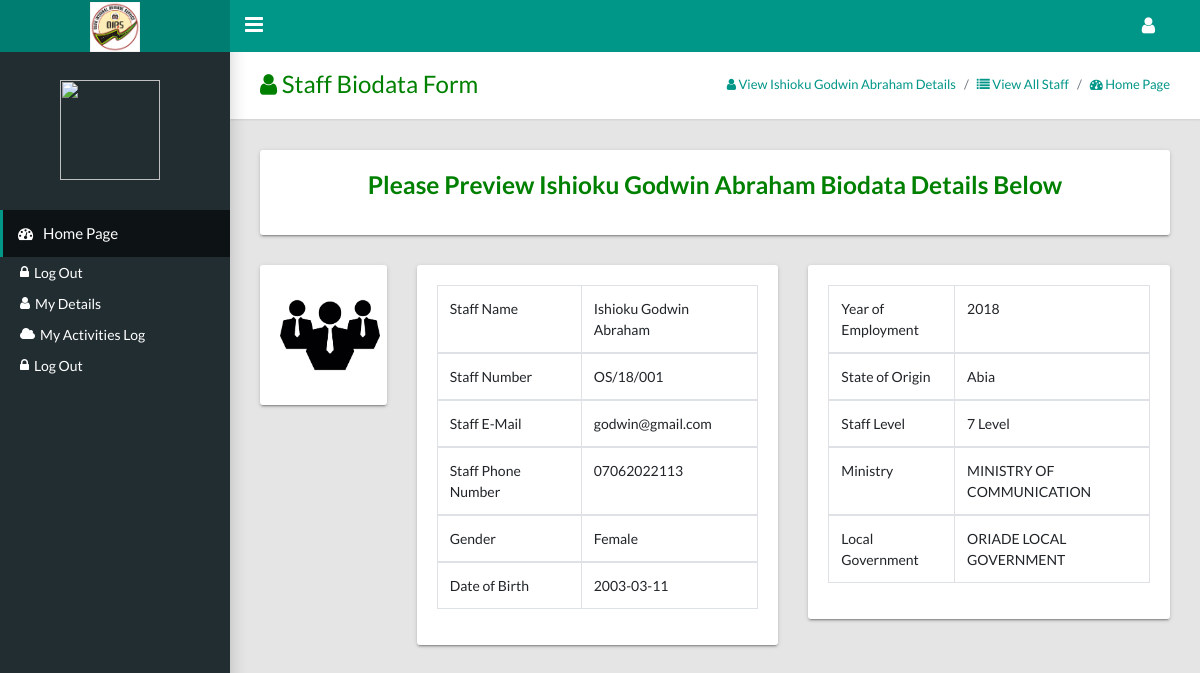
The page /director/staff-details.php?staff_number=OS/18/001 on the database its author committed.
### tables this page shows
CREATE TABLE `staff_biodata` (
  `staff_id` int(255) NOT NULL,
  `staff_passport` text NOT NULL,
  `staff_name` varchar(255) NOT NULL,
  `staff_number` varchar(255) NOT NULL,
  `sex` varchar(6) NOT NULL,
  `birth_date` varchar(255) NOT NULL,
  `local_govt_id` int(255) NOT NULL,
  `ministry_id` int(255) NOT NULL,
  `year_of_employment` varchar(255) NOT NULL,
  `category_id` int(255) NOT NULL,
  `staff_email` varchar(255) NOT NULL,
  `staff_phone` varchar(255) NOT NULL,
  `state_origin` varchar(255) NOT NULL,
  `staff_level` varchar(255) NOT NULL,
  `type_id` int(255) NOT NULL,
  `time_added` timestamp NOT NULL DEFAULT CURRENT_TIMESTAMP ON UPDATE CURRENT_TIMESTAMP
);

CREATE TABLE `ministry` (
  `ministry_id` int(255) NOT NULL,
  `ministry_name` text NOT NULL,
  `ministry_code` varchar(255) NOT NULL,
  `ministry_logo` text NOT NULL,
  `time_added` timestamp NOT NULL DEFAULT CURRENT_TIMESTAMP ON UPDATE CURRENT_TIMESTAMP
);

CREATE TABLE `local_govt` (
  `local_govt_id` int(255) NOT NULL,
  `local_govt_name` text NOT NULL,
  `local_govt_code` varchar(255) NOT NULL,
  `time_added` timestamp NOT NULL DEFAULT CURRENT_TIMESTAMP ON UPDATE CURRENT_TIMESTAMP
);

### ict-department/libs_dev/staff/staff_class.php (called while the page is built, shortened)
<?php
	class staffBiodataIGR
	{
		public $db;
		function __construct($db)
		{
			$this->db=$db;
		}
		public function seestaff_biodataDetails($staff_number)
		{
			try {
				$gettingstaff_biodataDetails = $this->db->prepare("SELECT * FROM staff_biodata WHERE staff_number=:staff_number");
				$arrGet = array(':staff_number'=>$staff_number);
				$gettingstaff_biodataDetails->execute($arrGet);
				$see_staff_biodata = $gettingstaff_biodataDetails->fetch();
				return $see_staff_biodata;
			} catch (PDOException $e) {
				$_SESSION['error']= $e->getMessage();
			}
		}
	}
?>

### ict-department/libs_dev/local-ministry/local_ministry_class.php (called while the page is built, shortened)
<?php
	class stateMinistry
	{
		public $db;
		function __construct($db)
		{
			$this->db=$db;
		}
		public function gettingMinistryIDDetails($ministry_id)
		{
			try {
				$gettingMinistry = $this->db->prepare("SELECT * FROM ministry WHERE ministry_id=:ministry_id");
				$getMin = array(':ministry_id'=>$ministry_id);
				$gettingMinistry->execute($getMin);
				$gold = $gettingMinistry->fetch();
				return $gold;
			} catch (PDOException $e) {
				$_SESSION['error'] = $e->getMessage();
			}
		}
	}
	class localMinistry extends stateMinistry{
		public function gettingLocalGocyIDDetails($local_govt_id)
		{
			try {
				$gettingMinistry = $this->db->prepare("SELECT * FROM local_govt WHERE local_govt_id=:local_govt_id");
				$getMin = array(':local_govt_id'=>$local_govt_id);
				$gettingMinistry->execute($getMin);
				$gold = $gettingMinistry->fetch();
				return $gold;
			} catch (PDOException $e) {
				$_SESSION['error'] = $e->getMessage();
			}
		}
	}
?>

### director/staff-details.php (the view, shortened to what this page needs)
<?php
	require '../header.php';
    require '../ict-department/libs_dev/staff/staff_class.php';
    $staffBiodata = new staffBiodataIGR($db);
	require '../side-bar.php';
    require '../ict-department/libs_dev/local-ministry/local_ministry_class.php';
    $minstryDetails = new stateMinistry($db);
    $localDetails = new localMinistry($db);
    $staff_number = $_GET['staff_number'];
    $staffDetails = $staffBiodata->seestaff_biodataDetails($staff_number);
    $staff_name = $staffDetails['staff_name'];
?>
<main class="app-content">
    <div class="app-title">
        <div>
	         <div>
                <h1 style="color: green"><i class="fa fa-user"></i> Staff Biodata Form</h1>
            </div>
        </div>
        <ul class="app-breadcrumb breadcrumb">
             <li class="breadcrumb-item active"><a href="staff-details.php?staff_number=<?php echo $staff_number ?>"><i class="fa fa-user"></i> View <?php echo $staff_name ?> Details </a></li>
          	<li class="breadcrumb-item"><a href="view-all-staffs.php"><i class="fa fa-list"></i> View All Staff </a></li>
          	<li class="breadcrumb-item"><a href="./"><i class="fa fa-dashboard"></i> Home Page</a></li>
        </ul>
    </div>
    <div class="row">
        <div class="col-md-12">
        </div>
        <div class="col-md-12">
            <div class="tile">
                <div class="row">
                    <div class="col-lg-12">
                        <h3><p align="center" style="color: green">Please Preview <?php echo $staff_name ?> Biodata Details Below </p></h3>
                    </div>
                </div>
            </div>
            <form action="process-add-staff-biodata.php" method="post" enctype="multipart/form-data">
                <div class="row">
                    <div class="col-md-2">
                        <div class="tile">
                            <img src="<?php echo '../ict-department/staff-passport/'.$staffDetails['staff_passport']; ?>" align="center" style="height:100px; width: 100px;">
                        </div>
                    </div>
                    <div class="col-md-5">
                        <div class="tile">
                            <div class="tile-body">
                                <table class="table table-hover table-bordered" id="sampleTable">
                                    <b>
                                    <tbody>
                                        <tr>
                                            <td>Staff Name</td>
                                            <td><?php echo $staff_name ?></td>
                                        </tr>
                                    </tbody>
                                    <tbody>
                                        <tr>
                                            <td>Staff Number</td>
                                            <td><?php echo $staff_number; ?></td>
                                        </tr>
                                    </tbody>
                                    <tbody>
                                        <tr>
                                            <td>Staff E-Mail</td>
                                            <td><?php echo $staff_email= $staffDetails['staff_email'] ?></td>
                                        </tr>
                                    </tbody>
                                    <tbody>
                                        <tr>
                                            <td>Staff Phone Number</td>
                                            <td><?php echo $staffDetails['staff_phone'] ?></td>
                                        </tr>
                                    </tbody>
                                    <tbody>
                                        <tr>
                                            <td>Gender</td>
                                            <td><?php echo $staffDetails['sex'] ?></td>
                                        </tr>
                                    </tbody>
                                    <tbody>
                                        <tr>
                                            <td>Date of Birth</td>
                                            <td><?php echo $staffDetails['birth_date'] ?></td>
                                        </tr>
                                    </tbody></b>
                                </table>
                            </div>
                        </div>
                    </div>
                    <div class="col-md-5">
                        <div class="tile">
                            <div class="tile-body">
                                <table class="table table-hover table-bordered" id="sampleTable">
                                    <tbody>
                                        <tr>
                                            <td>Year of Employment</td>
                                            <td><?php echo $staffDetails['year_of_employment'] ?></td>
                                        </tr>
                                    </tbody>
                                    <tbody>
                                        <tr>
                                            <td>State of Origin</td>
                                            <td><?php echo $staffDetails['state_origin'] ?></td>
                                        </tr>
                                    </tbody>
                                    <tbody>
                                        <tr>
                                            <td>Staff Level</td>
                                            <td><?php echo $staffDetails['staff_level'] ?></td>
                                        </tr>
                                    </tbody>
                                    <tbody>
                                        <tr>
                                            <td>Ministry</td>
                                            <td><?php $ministry_id = $staffDetails['ministry_id'];
                                            $sola= $minstryDetails->gettingMinistryIDDetails($ministry_id);
                                            echo $sola['ministry_name']; ?></td>
                                        </tr>
                                    </tbody>
                                    <tbody>
                                        <tr>
                                            <td>Local Government</td>
                                            <td><?php $local_govt_id= $staffDetails['local_govt_id'];
                                            $depo = $localDetails->gettingLocalGocyIDDetails($local_govt_id);
                                            echo $depo['local_govt_name']; ?></td>
                                        </tr>
                                    </tbody>
                                </table>
                            </div>
                        </div>
                    </div>
                </div>
            </form>
         </div>
    </div>
</main>
<?php
	require '../footer.php';
?>

### rows shown on the page
staff_biodata: staff_name "Ishioku Godwin Abraham", staff_passport (picture), staff_email "godwin@gmail.com", staff_phone "07062022113", sex "Female", birth_date "2003-03-11", year_of_employment "2018", state_origin "Abia", staff_level "7 Level"
ministry: ministry_name "MINISTRY OF COMMUNICATION"
local_govt: local_govt_name "ORIADE LOCAL GOVERNMENT"

### other values the page prints
$staff_number "OS/18/001"
